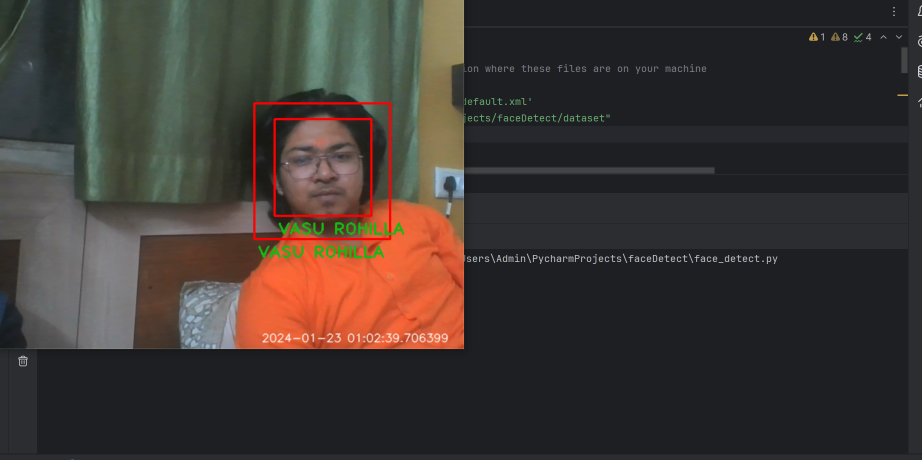
#> input picture Class Projects/Assingment 1/Vasu_Rohilla_2nd_CSE(AI)/ass1.PNG, 1844 x 919 px, given in place of the camera (shown at 1/2 size)
$ python Dataset.py
#> lines starting #> are read from the running program, lines starting #| are printed output that depends on the picture; after the words box and inside, x2 and y2 are one past the last pixel; in counts of white or black regions, pixels touching at a corner belong together
import cv2
import os
import time

haar_file = 'haarcascade_frontalface_default.xml'
datasets = "C:/Users/Admin/PycharmProjects/faceDetect/dataset"
name = "VASU ROHILLA"

path = os.path.join(datasets,name)
if not os.path.isdir(path):
    os.mkdir(path)

face_cascade = cv2.CascadeClassifier(haar_file)
cap = cv2.VideoCapture(0)
print("Webcam is open?",cap.isOpened())

time.sleep(2)
count = 1
print("Taking pictures...")
while count < 101:
    ret,frame = cap.read()
#> frame is the input picture: shape (919, 1844, 3); mean B, G, R 50.6, 54.7, 61.7
    if ret == True:
        img_gray=cv2.cvtColor(frame,cv2.COLOR_BGR2GRAY)
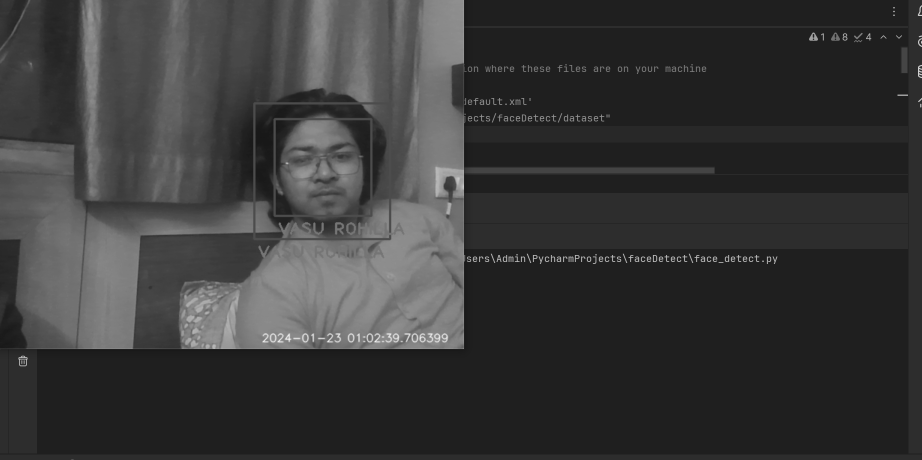
#> img_gray: shape (919, 1844) (shown at 1/2 size); min 22, max 246, mean 56.4
        faces=face_cascade.detectMultiScale(img_gray,1.3,4)
#> faces = [[551, 240, 189, 189]]
        # detectMultiscale(source_img,scale,min_neighbour)
        for (x,y,w,h) in faces:
            cv2.rectangle(frame,(x,y),(x+w,y+h),(0,255,0),2)
            face=img_gray[y:y+h,x:x+h]
            face_resize=cv2.resize(face,(640,480))
            cv2.imwrite("%s/%s.png"%(path,count),face_resize)
#> this loop made 1 pass
#> pass 1, `face=img_gray[y:y+h,x:x+h]`:
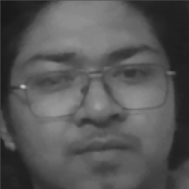
#> face: shape (189, 189); min 24, max 201, mean 86.2
#> pass 1, `face_resize=cv2.resize(face,(640,480))`:
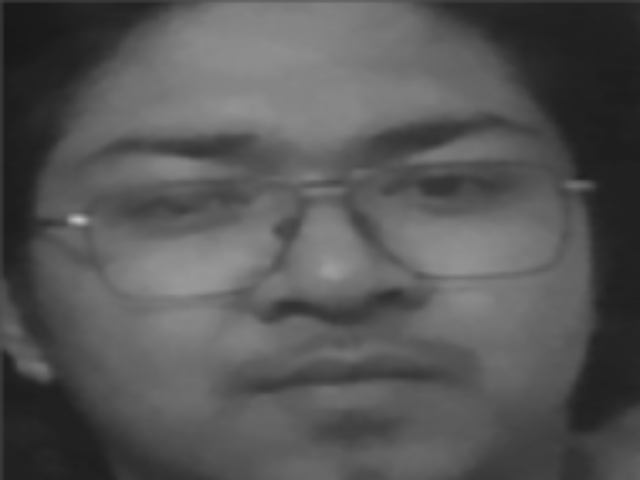
#> face_resize: shape (480, 640); min 24, max 198, mean 86
#> after the loop:
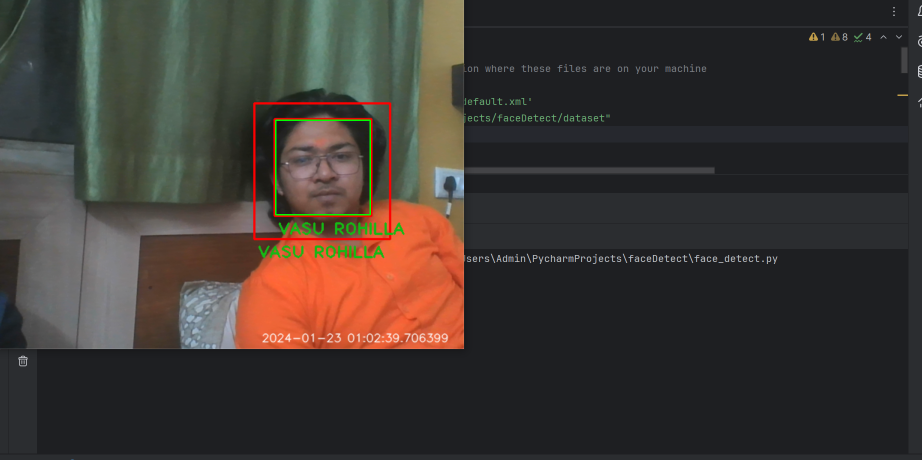
#> frame: shape (919, 1844, 3) (shown at 1/2 size); 0.13% of pixels changed, all inside (x1, y1, x2, y2) = (550, 239, 742, 431)
        count = count+1
        cv2.imshow("Face Capturing",frame)
        if cv2.waitKey((1)) == ord("q"):
#> (key q is pressed here)
            break
print("Your face has been created")
cap.release()
cv2.destroyAllWindows()
